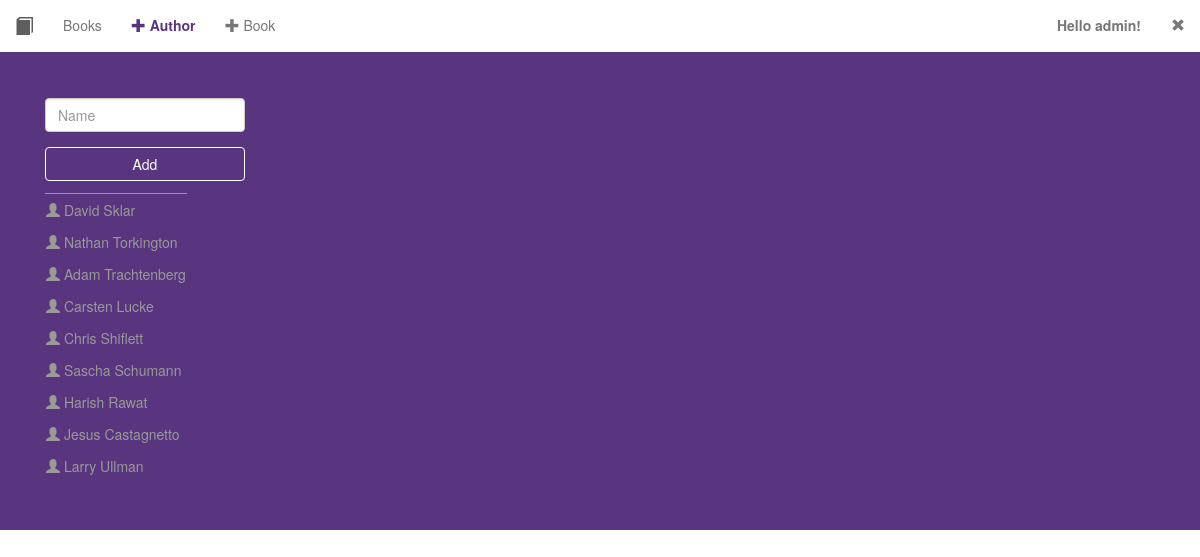
Page /add_author_form.php (signed in) on the committed database.
### tables this page shows
CREATE TABLE IF NOT EXISTS `authors` (
  `author_id` int(11) NOT NULL AUTO_INCREMENT,
  `author_name` varchar(250) NOT NULL,
  PRIMARY KEY (`author_id`)
);

### Author.php (the view, shortened to what this page needs)
<?php
class Author {
    public static function printAllAuthors() {
        $link = DbConnection::dbConnect();
        $result = $link->query('SELECT author_name FROM authors');
        while ($row = $result->fetch_assoc()) {
            echo '<tr><td><a href="books_by.php?id=' . $row['author_name'] . '" style="color:#999999"><span class="glyphicon glyphicon-user"></span> ' . $row['author_name'] . '</a></td></tr>';
        }
    }
}
?>

### rows in the picture
authors: author_name "David Sklar"
authors: author_name "Nathan Torkington"
authors: author_name "Adam Trachtenberg"
authors: author_name "Carsten Lucke"
authors: author_name "Chris Shiflett"
authors: author_name "Sascha Schumann"
authors: author_name "Harish Rawat"
authors: author_name "Jesus Castagnetto"
authors: author_name "Larry Ullman"

### other values in the picture
$_SESSION['user_name'] "admin"
